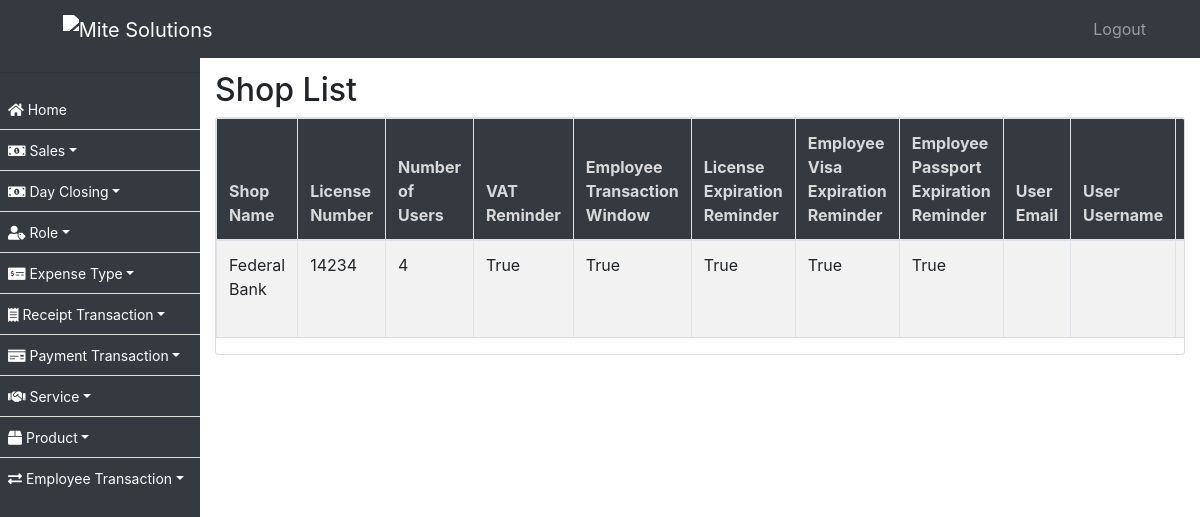
/shop/, run on an earlier commit of the app's database.
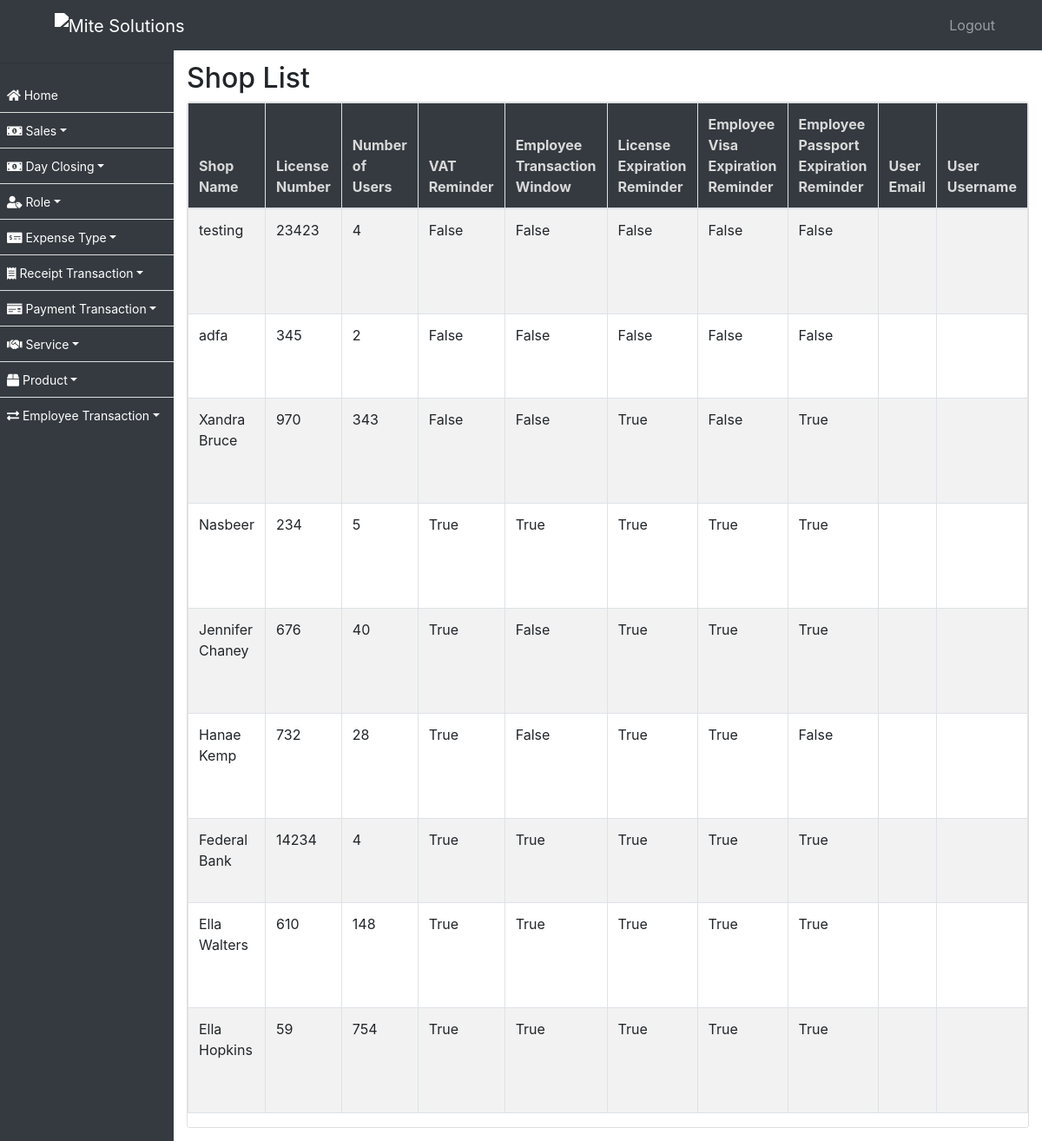
And on a later commit of the database.
### ezshopapp/models.py (models this page shows, shortened)
class Shop(models.Model):
    name = models.CharField(max_length=255, verbose_name='Shop Name')
    license_number = models.CharField(max_length=50, unique=True)
    num_users = models.PositiveIntegerField(verbose_name='Number of Users')
    vat_remainder = models.BooleanField(default=False, verbose_name='VAT Reminder')
    employee_transaction_window = models.BooleanField(default=False)
    license_expiration_reminder = models.BooleanField(default=False, verbose_name='License Expiration Reminder')
    employee_visa_expiration_reminder = models.BooleanField(default=False, verbose_name='Employee Visa Expiration Reminder')
    employee_passport_expiration_reminder = models.BooleanField(default=False, verbose_name='Employee Passport Expiration Reminder')
    admin_email = models.EmailField(max_length=100, default='')
    created_on = models.DateTimeField(auto_now_add=True, null=True)

### ezshopapp/views.py (the view)
# urls.py: path('shop/', ShopListView.as_view(), name='shop_list'),
class ShopListView(ListView):
    model = Shop
    template_name = 'shop_list.html'
    context_object_name = 'shops'
    def get_queryset(self):
        return Shop.objects.all().order_by('-name')

### ezshopapp/templates/shop_list.html (shortened to what this page needs)
{% extends 'base.html' %}
{% block content %}
  <h2>Shop List</h2>
  <div class="card table-responsive">
    <table id="shopTable" class="table table-bordered table-striped">
      <thead>
        <tr>
          <th>Shop Name</th>
          <th>License Number</th>
          <th>Number of Users</th>
          <th>VAT Reminder</th>
          <th>Employee Transaction Window</th>
          <th>License Expiration Reminder</th>
          <th>Employee Visa Expiration Reminder</th>
          <th>Employee Passport Expiration Reminder</th>
          <th>User Email</th>
          <th>User Username</th>
          <th>Shop Created On</th>
        </tr>
      </thead>
      <tbody>
        {% for shop in object_list %}
          <tr>
            <td>{{ shop.name }}</td>
            <td>{{ shop.license_number }}</td>
            <td>{{ shop.num_users }}</td>
            <td>{{ shop.vat_remainder }}</td>
            <td>{{ shop.employee_transaction_window }}</td>
            <td>{{ shop.license_expiration_reminder }}</td>
            <td>{{ shop.employee_visa_expiration_reminder }}</td>
            <td>{{ shop.employee_passport_expiration_reminder }}</td>
                <td>{{ shop.email }}</td>
                <td>{{ shop.username }}</td>
            <td>{{ shop.created_on }}</td>
          </tr>
        {% endfor %}
      </tbody>
    </table>
  </div>
{% endblock %}

What changed in the data, as far as the page shows it:
added Shop: name "testing", license_number "23423", num_users "4", vat_remainder "False", employee_transaction_window "False", license_expiration_reminder "False", employee_visa_expiration_reminder "False", employee_passport_expiration_reminder "False"
added Shop: name "adfa", license_number "345", num_users "2", vat_remainder "False", employee_transaction_window "False", license_expiration_reminder "False", employee_visa_expiration_reminder "False", employee_passport_expiration_reminder "False"
added Shop: name "Xandra Bruce", license_number "970", num_users "343", vat_remainder "False", employee_transaction_window "False", license_expiration_reminder "True", employee_visa_expiration_reminder "False", employee_passport_expiration_reminder "True"
added Shop: name "Nasbeer", license_number "234", num_users "5", vat_remainder "True", employee_transaction_window "True", license_expiration_reminder "True", employee_visa_expiration_reminder "True", employee_passport_expiration_reminder "True"
added Shop: name "Jennifer Chaney", license_number "676", num_users "40", vat_remainder "True", employee_transaction_window "False", license_expiration_reminder "True", employee_visa_expiration_reminder "True", employee_passport_expiration_reminder "True"
added Shop: name "Hanae Kemp", license_number "732", num_users "28", vat_remainder "True", employee_transaction_window "False", license_expiration_reminder "True", employee_visa_expiration_reminder "True", employee_passport_expiration_reminder "False"
added Shop: name "Ella Walters", license_number "610", num_users "148", vat_remainder "True", employee_transaction_window "True", license_expiration_reminder "True", employee_visa_expiration_reminder "True", employee_passport_expiration_reminder "True"
added Shop: name "Ella Hopkins", license_number "59", num_users "754", vat_remainder "True", employee_transaction_window "True", license_expiration_reminder "True", employee_visa_expiration_reminder "True", employee_passport_expiration_reminder "True"
